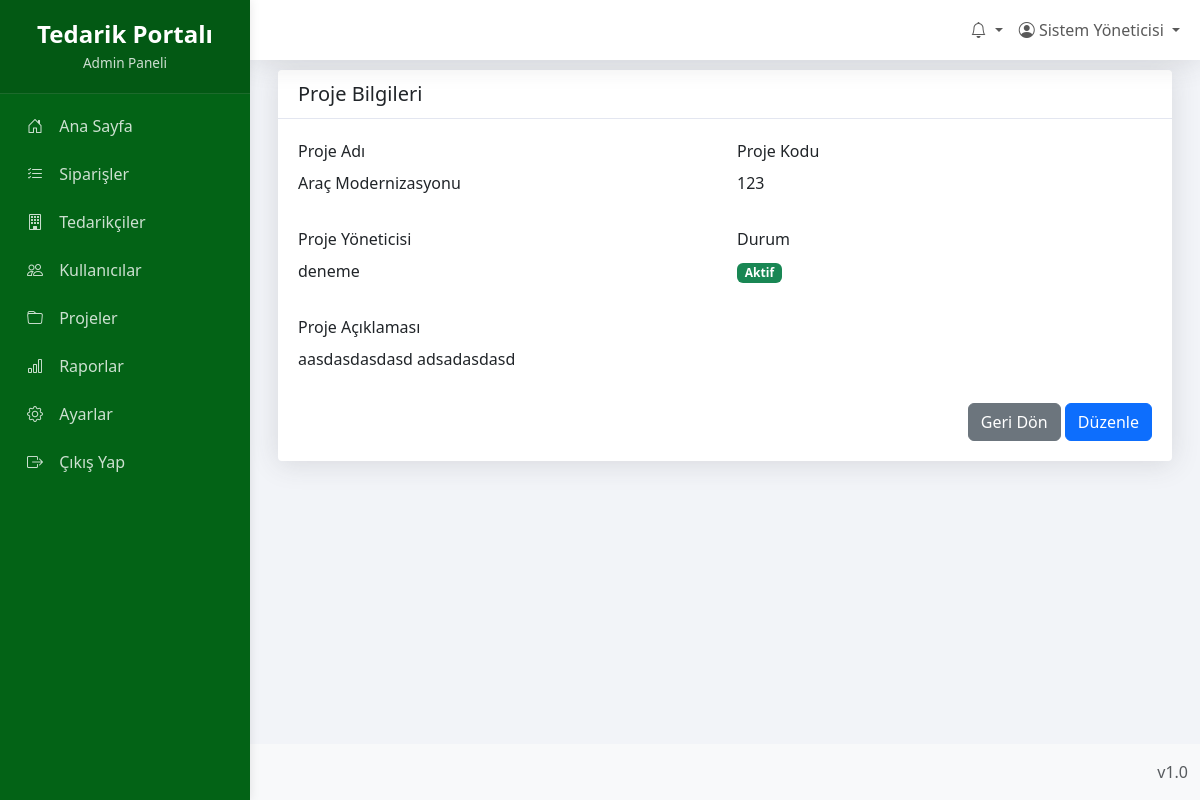
Screenshot of /admin/proje_detay.php?id=1 (signed in) with the database file from the repository.
### tables this page shows
CREATE TABLE `projeler` (
  `id` int(11) NOT NULL,
  `proje_kodu` varchar(255) NOT NULL,
  `proje_adi` varchar(255) NOT NULL,
  `proje_yoneticisi` varchar(255) DEFAULT NULL,
  `proje_aciklama` text DEFAULT NULL,
  `baslangic_tarihi` date DEFAULT NULL,
  `bitis_tarihi` date DEFAULT NULL,
  `durum` enum('Aktif','Tamamlandi','Beklemede','Iptal') NOT NULL DEFAULT 'Aktif',
  `olusturan_id` int(11) NOT NULL,
  `olusturma_tarihi` datetime DEFAULT current_timestamp(),
  `guncelleme_tarihi` datetime DEFAULT NULL ON UPDATE current_timestamp(),
  `aktif` tinyint(1) NOT NULL DEFAULT 1
);

### config.php (called while the page is built, shortened)
<?php
function guvenli($data) {
    return htmlspecialchars($data, ENT_QUOTES, 'UTF-8');
}
?>

### admin/proje_detay.php (the view, shortened to what this page needs)
<?php
require_once '../config.php';
$proje_id = intval($_GET['id']);
$proje_sql = "SELECT * FROM projeler WHERE id = ?";
$proje_stmt = $db->prepare($proje_sql);
$proje_stmt->execute([$proje_id]);
$proje = $proje_stmt->fetch(PDO::FETCH_ASSOC);
include 'header.php';
?>
<div class="container-fluid">
    <div class="row">
        <div class="col-12">
            <div class="card">
                <div class="card-header bg-white">
                    <h5 class="mb-0">Proje Bilgileri</h5>
                </div>
                <div class="card-body">
                    <div class="row mb-3">
                        <div class="col-md-6">
                            <label class="form-label">Proje Adı</label>
                            <p class="form-control-static"><?= guvenli($proje['proje_adi']) ?></p>
                        </div>
                        <div class="col-md-6">
                            <label class="form-label">Proje Kodu</label>
                            <p class="form-control-static"><?= guvenli($proje['proje_kodu']) ?></p>
                        </div>
                    </div>
                    <div class="row mb-3">
                        <div class="col-md-6">
                            <label class="form-label">Proje Yöneticisi</label>
                            <p class="form-control-static"><?= guvenli($proje['proje_yoneticisi']) ?></p>
                        </div>
                        <div class="col-md-6">
                            <label class="form-label">Durum</label>
                            <p class="form-control-static">
                                <?php if ($proje['aktif']): ?>
                                    <span class="badge bg-success">Aktif</span>
                                <?php else: ?>
                                    <span class="badge bg-danger">Pasif</span>
                                <?php endif; ?>
                            </p>
                        </div>
                    </div>
                    <div class="row mb-3">
                        <div class="col-12">
                            <label class="form-label">Proje Açıklaması</label>
                            <p class="form-control-static"><?= guvenli($proje['proje_aciklama']) ?: '-' ?></p>
                        </div>
                    </div>
                    <div class="text-end">
                        <a href="projeler.php" class="btn btn-secondary">Geri Dön</a>
                        <a href="proje_duzenle.php?id=<?= $proje_id ?>" class="btn btn-primary">Düzenle</a>
                    </div>
                </div>
            </div>
        </div>
    </div>
</div>
<?php
include 'footer.php';
?>

### assets/css/panel.css (style rules this page uses)
:root { --primary-color: #1a3a5f; --secondary-color: #36404a; --accent-color: #507093; --light-color: #f2f4f8; --text-color: #333; --border-color: #d8dbe0; --success-color: #3c6a56; --warning-color: #a17d32; --danger-color: #8c3a3a; --info-color: #3a5a7c; --sidebar-width: 250px; }
html, body { height: 100%; margin: 0; padding: 0; overflow-x: hidden; }
body { background-color: var(--light-color); color: var(--text-color); font-family: 'Segoe UI', Arial, sans-serif; position: relative; min-height: 100vh; display: flex; flex-direction: column; }
.card { border: none; margin-bottom: 1.5rem; border-radius: 0.25rem; box-shadow: 0 0.125rem 0.25rem rgba(0, 0, 0, 0.075); }
.card-header { padding: 0.75rem 1.25rem; background-color: #fff; border-bottom: 1px solid var(--border-color); font-weight: 600; }
.card-body { padding: 1.25rem; }

### rows the page displays
projeler: proje_adi "Araç Modernizasyonu", proje_kodu "123", proje_yoneticisi "deneme", proje_aciklama "aasdasdasdasd adsadasdasd"

### other values shown
guvenli($_SESSION['ad_soyad']) "Sistem Yöneticisi"
